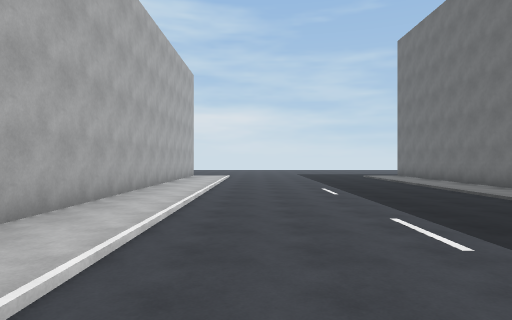
[1] (above)

24 first-person views from a walk through a 3-D level made in the Unity game engine. The camera is 1.5 m above the floor, looks level and sees 75° across. The floor is counted in squares, 2 m on a side. Each view is taken from the middle of a square. On the plan, view 1 faces up. The plan holds only what a view shows up to about 11 squares ahead; the rest is blank. The place goes on beyond the plan. Door leaves are left out, so doorways stand open.

[2]
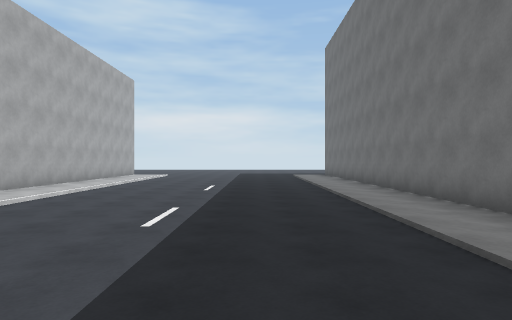

[3]
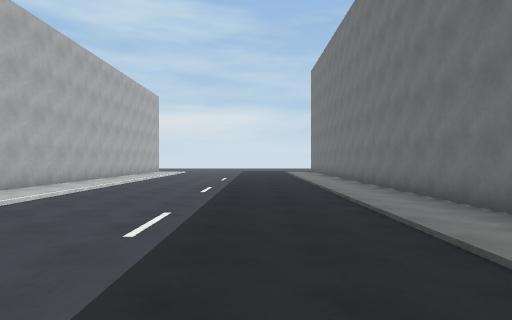

[4]
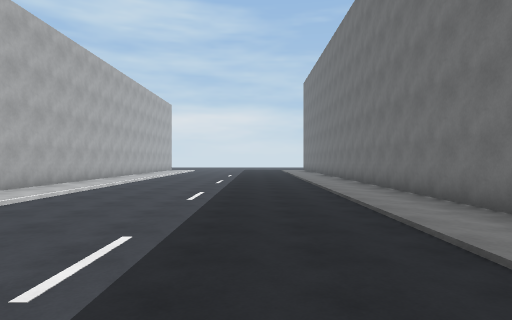

[5]
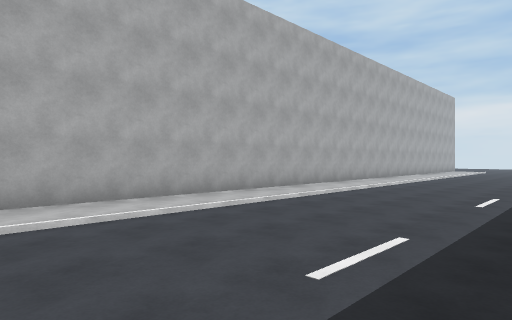

[6]
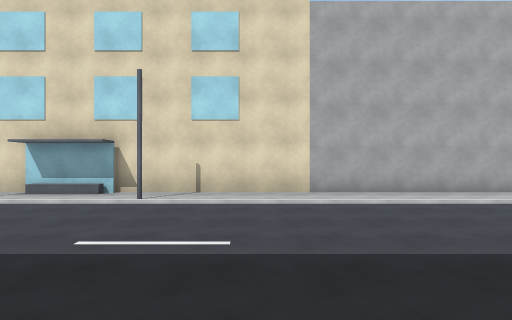

[7]
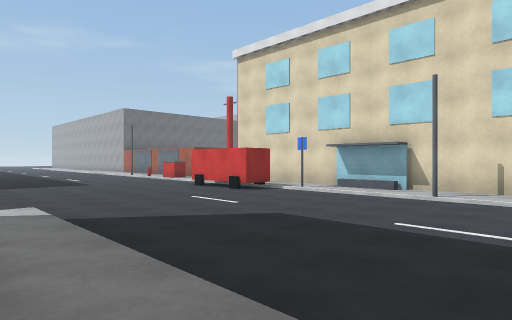

[8]
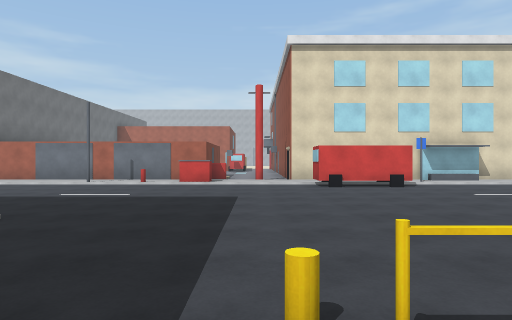

[9]
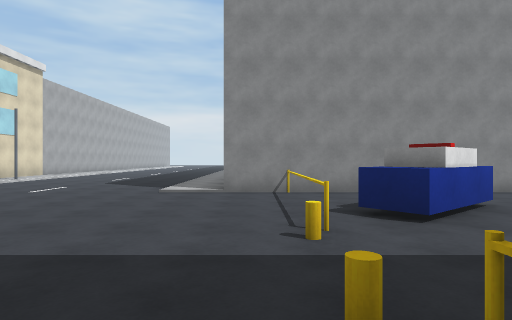

[10]
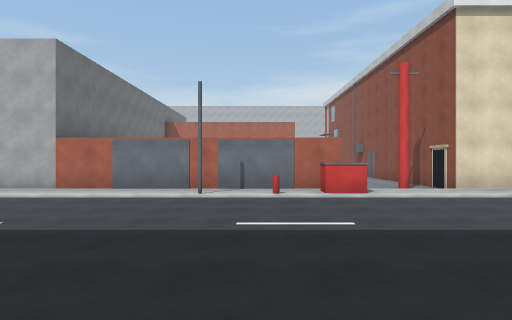

[11]
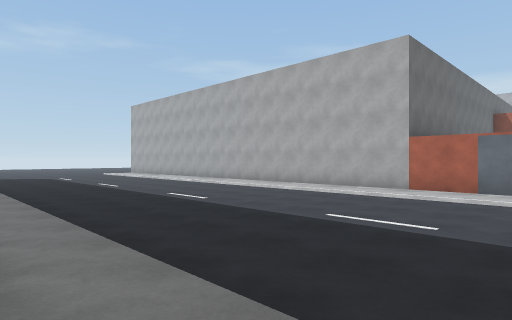

[12]
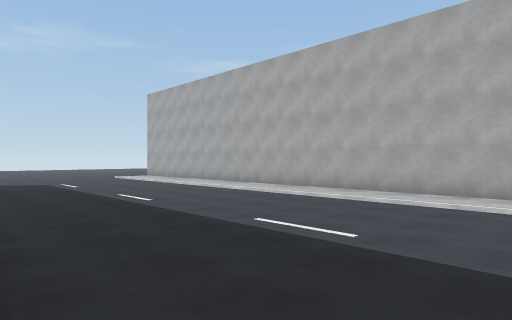

[13]
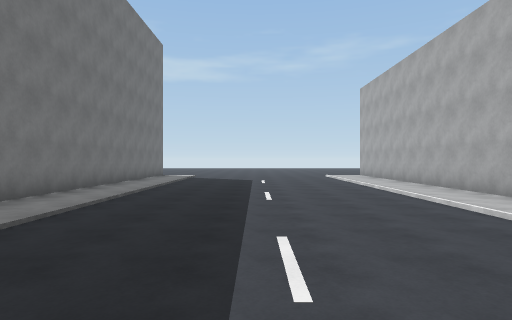

[14]
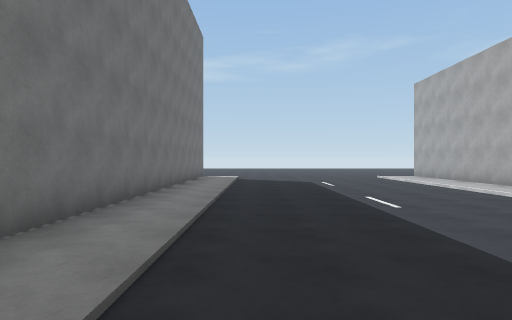

[15]
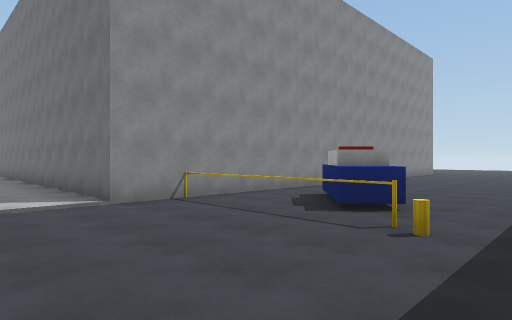

[16]
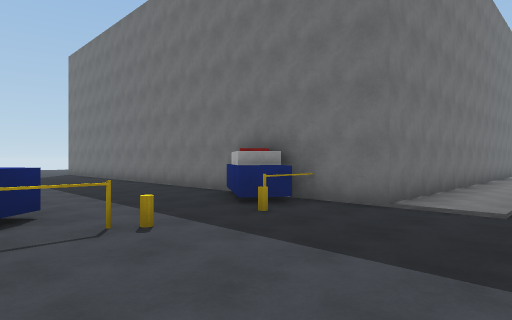

[17]
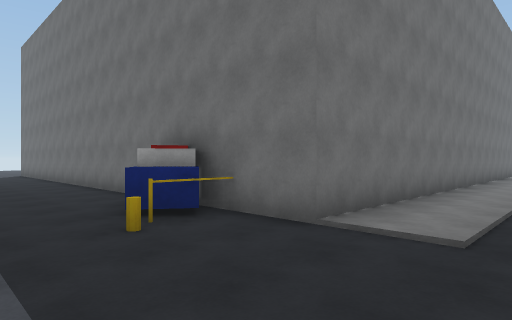

[18]
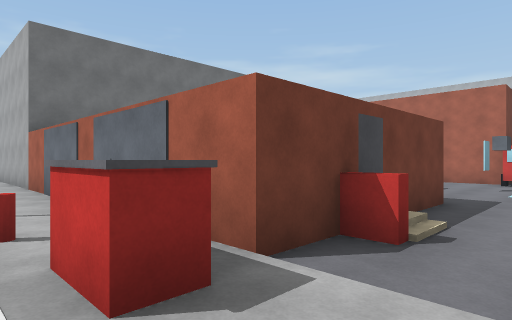

[19]
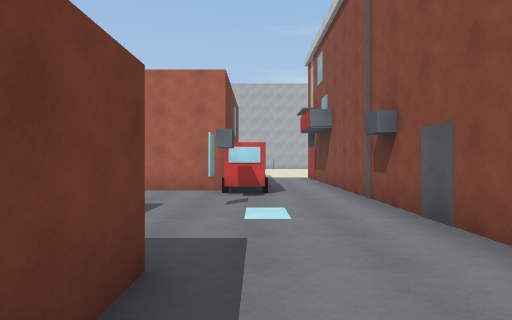

[20]
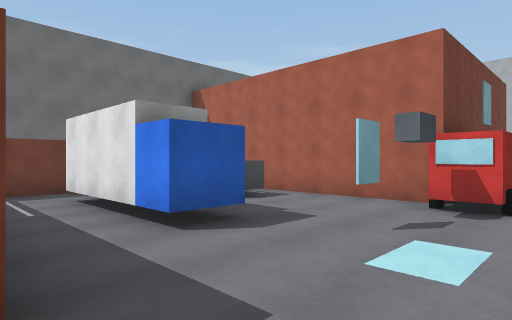

[21]
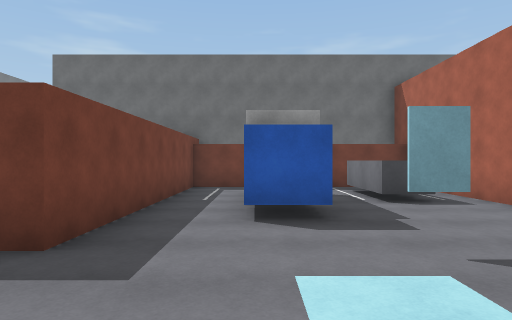

[22]
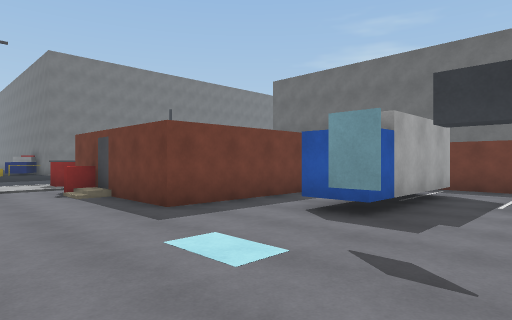

[23]
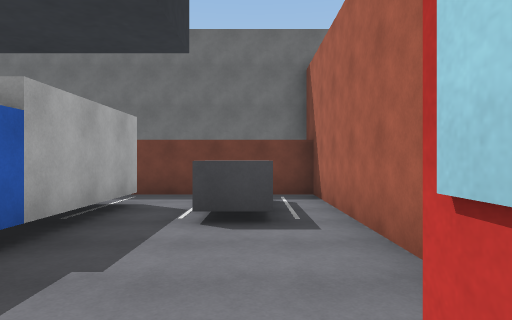

[24]
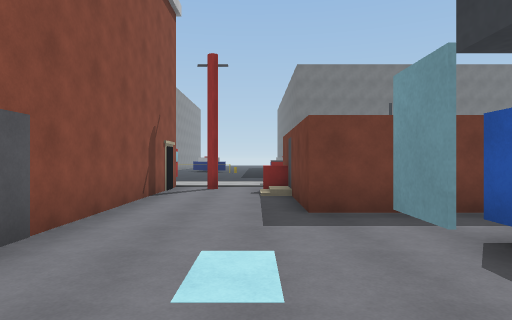

### Floor plan
Key: @ floor where view 1 was taken; # wall or solid block; . floor; / step, stairs or slope; = window, fence, low wall or low ledge; ^ raised ledge; O other object.
Columns run from 14 left of view 1 to 15 right of it. Each row starts with its distance up from view 1.
 10            #./.......#
  9            #./.......#
  8            #./.......#
  7            #./.......#
  6            #./.......#
  5            #./.......#
  4            #./.......#
  3            #./.......#
  2            #./.......#
  1            #./.......#
  0            #./@......#
 -1            #./.......#
 -2            #./.......#
 -3            #./.......#
 -4            #./.......#
 -5            #./.......
 -6            #./......
 -7            #./....
 -8            #./....  .#
 -9            #./.......#
-10            #./.......#
-11            #.#.......#
-12            #./.......#
-13            #./.......#
-14            #./.......#
-15            #O/.......#O#####
-16            #.OO.......=....
-17            #.#........=.^.. ..
-18 ############. O.......=##.....
-19 ............./........O^......
-20 ...........#./........O......
-21  O.........../................
-22 #O..=..#####^/.......OO.......
-23 #......#   #./........###.....
-24 #...#O.#   #O........   ######
-25 #.^.##.#   #.#.......#
-26 #.^.##.#   #./.......#
-27 #.^....#   #./.......#
-28 #......#   #./.......#
-29 ########   #./.......#
-30            #./.......#
-31            #./.......#
-32            #./.......#
-33            #./.......#
-34            #./.......#
-35            #./.......#
-36            #./.......#
-37            #./.......#
-38            #./.......#
-39            #./.......#
-40            #./.......#
-41            #./.......#
-42            #./.......#

Positions as (right, up) in squares from view 1, and headings:
1: (0, 0), facing up
2: (3, -1), facing up
3: (3, -5), facing up
4: (3, -8), facing up
5: (3, -8), facing up-left
6: (5, -9), facing left
7: (6, -9), facing down-left
8: (9, -20), facing left
9: (7, -23), facing up
10: (6, -24), facing left
11: (6, -26), facing down-left
12: (5, -30), facing down-left
13: (2, -30), facing down
14: (4, -31), facing down
15: (4, -21), facing up-right
16: (4, -18), facing down-right
17: (4, -20), facing down-right
18: (-1, -20), facing down-left
19: (-5, -21), facing left
20: (-7, -20), facing down-left
21: (-9, -19), facing down
22: (-12, -19), facing down-right
23: (-12, -21), facing down
24: (-12, -21), facing right
